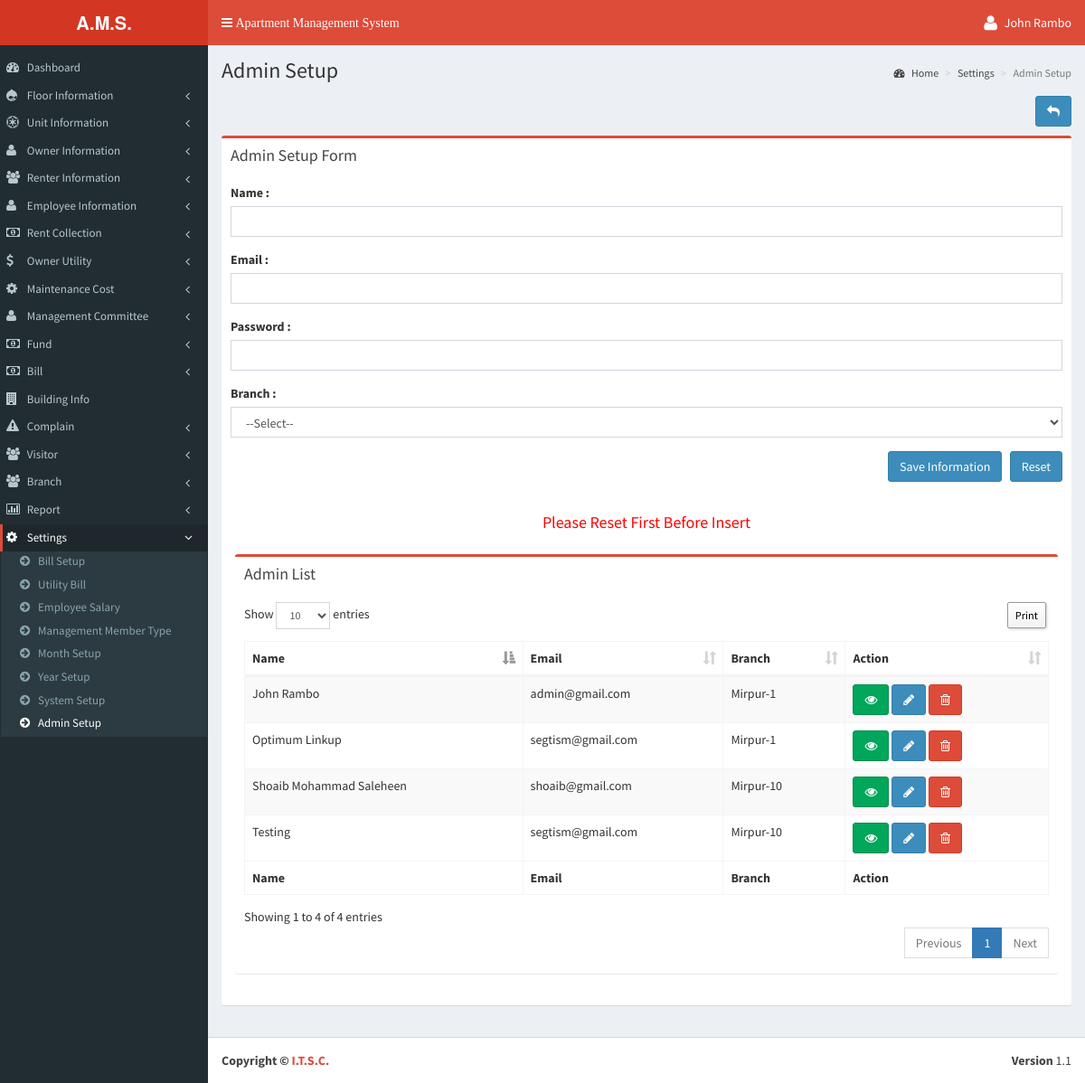
Screenshot of /configuration/admin.php (signed in) with the database file from the repository.
### tables this page shows
CREATE TABLE `tbl_add_admin` (
  `aid` int(11) NOT NULL,
  `name` varchar(200) NOT NULL,
  `email` varchar(200) NOT NULL,
  `password` varchar(200) NOT NULL,
  `branch_id` int(11) NOT NULL,
  `added_date` timestamp NOT NULL DEFAULT CURRENT_TIMESTAMP
);

CREATE TABLE `tblbranch` (
  `branch_id` int(11) NOT NULL,
  `branch_name` varchar(100) NOT NULL,
  `b_email` varchar(50) NOT NULL,
  `b_contact_no` int(15) NOT NULL,
  `b_address` varchar(100) NOT NULL,
  `b_status` varchar(50) NOT NULL DEFAULT '1',
  `created_date` timestamp NOT NULL DEFAULT CURRENT_TIMESTAMP
);

### configuration/admin.php (the view, shortened to what this page needs)
<?php
include('../header.php');
	$name ='';
	$email = '';
	$password = '';
	$button_text = "Save Information";
	$form_url = WEB_URL . "setting/admin.php";
?>
<section class="content-header">
  <h1> Admin Setup </h1>
  <ol class="breadcrumb">
    <li><a href="<?php echo WEB_URL?>dashboard.php"><i class="fa fa-dashboard"></i> Home</a></li>
    <li class="active"><a href="<?php echo WEB_URL?>setting/setting.php">Settings</a></li>
    <li class="active">Admin Setup</li>
  </ol>
</section>
<section class="content">
<div class="row">
  <div class="col-md-12">
    <div align="right" style="margin-bottom:1%;"> <a class="btn btn-primary" title="" data-toggle="tooltip" href="<?php echo WEB_URL; ?>setting/setting.php" data-original-title="Back"><i class="fa fa-reply"></i></a> </div>
    <div class="box box-danger">
      <div class="box-header">
        <h3 class="box-title">Admin Setup Form</h3>
      </div>
      <form onSubmit="return validateMe();" action="<?php echo $form_url; ?>" method="post" enctype="multipart/form-data">
        <div class="box-body">
          <div class="form-group">
            <label for="txtAdminName">Name :</label>
            <input type="text" name="txtAdminName" id="txtAdminName" value="<?php echo $name; ?>" class="form-control" />
          </div>
          <div class="form-group">
            <label for="txtAdminEmail">Email :</label>
            <input type="text" name="txtAdminEmail" id="txtAdminEmail" value="<?php echo $email; ?>" class="form-control" />
          </div>
          <div class="form-group">
            <label for="txtAdminPassword">Password :</label>
            <input type="password" name="txtAdminPassword" value="<?php echo $password; ?>" id="txtAdminPassword" class="form-control" />
          </div>
          <div class="form-group">
            <label for="ddlBranch">Branch :</label>
            <select name="ddlBranch" id="ddlBranch" class="form-control">
              <option value="">--Select--</option>
            </select>
          </div>
          <div class="form-group pull-right">
            <input type="submit" name="submit" class="btn btn-primary" value="<?php echo $button_text; ?>"/>
            <input type="reset" onClick="javascript:window.location.href='<?php echo WEB_URL; ?>setting/admin.php';" name="btnReset" id="btnReset" value="Reset" class="btn btn-primary"/>
          </div>
        </div>
      </form>
      <h4 style="text-align:center; color:red;">Please Reset First Before Insert</h4>
      <section class="content">
      <div class="row">
        <div class="col-xs-12">
          <div class="box box-danger">
            <div class="box-header">
              <h3 class="box-title">Admin List</h3>
            </div>
            <div class="box-body">
              <table class="table sakotable table-bordered table-striped dt-responsive">
                <thead>
                  <tr>
                    <th>Name</th>
                    <th>Email</th>
                    <th>Branch</th>
                    <th>Action</th>
                  </tr>
                </thead>
                <tbody>
                  <?php
				$result = mysql_query("SELECT *,a.added_date as p_addted_date,b.branch_name from tbl_add_admin a inner join tblbranch b on b.branch_id = a.branch_id order by a.aid DESC",$link);
				while($row = mysql_fetch_array($result)){
                 	$date = date( 'd/m/Y H:i:s', $phpdate ); ?>
                  <tr>
                    <td><?php echo $row['name']; ?></td>
                    <td><?php echo $row['email']; ?></td>
                    <td><?php echo $row['branch_name']; ?></td>
                    <td><a class="btn btn-success" data-toggle="tooltip" href="javascript:;" onclick="$('#employee_view_<?php echo $row['aid']; ?>').modal('show');" data-original-title="View"><i class="fa fa-eye"></i></a> <a class="btn btn-primary" data-toggle="tooltip" href="<?php echo WEB_URL;?>configuration/admin.php?spid=<?php echo $row['aid']; ?>" data-original-title="Edit"><i class="fa fa-pencil"></i></a> <a class="btn btn-danger" data-toggle="tooltip" onclick="deleteAdmin(<?php echo $row['aid']; ?>);" href="javascript:;" data-original-title="Delete"><i class="fa fa-trash-o"></i></a>
                      </td>
                  </tr>
                  <?php } mysql_close($link); ?>
                </tbody>
                <tfoot>
                  <tr>
                    <th>Name</th>
                    <th>Email</th>
                    <th>Branch</th>
                    <th>Action</th>
                  </tr>
                </tfoot>
              </table>
            </div>
          </div>
        </div>
      </div>
    </div>
  </div>
</div>
<?php include('../footer.php'); ?>

### rows the page displays
tbl_add_admin: name "Testing", email "segtism@gmail.com", branch.branch_name "Mirpur-10"
tbl_add_admin: name "Optimum Linkup", email "segtism@gmail.com", branch.branch_name "Mirpur-1"
tbl_add_admin: name "Shoaib Mohammad Saleheen", email "shoaib@gmail.com", branch.branch_name "Mirpur-10"
tbl_add_admin: name "John Rambo", email "admin@gmail.com", branch.branch_name "Mirpur-1"

### other values shown
$_SESSION['objLogin']['name'] "John Rambo"
$_data['menu_dashboard'] "Dashboard"
$_data['menu_floor'] "Floor Information"
$_data['menu_unit_information'] "Unit Information"
$_data['menu_owner_information'] "Owner Information"
$_data['menu_renter_information'] "Renter Information"
$_data['menu_employee_information'] "Employee Information"
$_data['menu_rent_collection'] "Rent Collection"
$_data['menu_owner_utility'] "Owner Utility"
$_data['menu_maintenance_cost'] "Maintenance Cost"
$_data['menu_management_committee'] "Management Committee"
$_data['menu_fund'] "Fund"
$_data['menu_bill'] "Bill"
$_data['menu_building_info'] "Building Info"
$_data['menu_complain'] "Complain"
